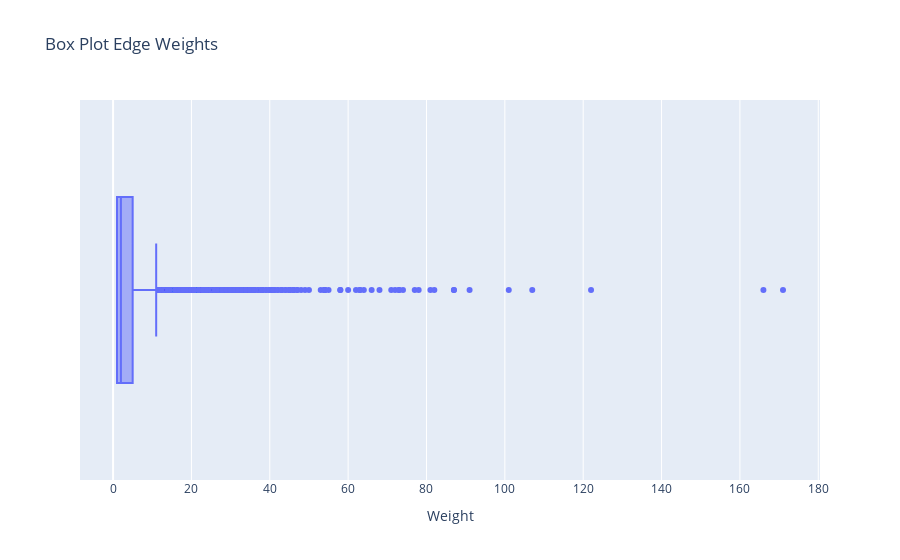

This figure's notebook cell:
### Code cell
fig = px.box(weighted_2modedfdf, x="Weight", hover_data=weighted_2modedfdf.columns,
                  title="Box Plot Edge Weights")
fig.show()

### Figure 1 — Plotly figure (JSON) as saved in the notebook; plotly's stock layout.template omitted (floating-point values rounded to 4 significant figures; data arrays with more than 128 entries replaced by an {"elided": "..."} marker saying what was removed)
{"data": [{"alignmentgroup": "True", "customdata": {"elided": "7089x2 str values"}, "hovertemplate": "Weight=%{x}<br>User=%{customdata[0]}<br>Topic=%{customdata[1]}<extra></extra>", "legendgroup": "", "marker": {"color": "#636efa"}, "name": "", "notched": false, "offsetgroup": "", "orientation": "h", "showlegend": false, "type": "box", "x": {"elided": "7089 int values"}, "x0": " ", "xaxis": "x", "y0": " ", "yaxis": "y"}], "layout": {"boxmode": "group", "legend": {"tracegroupgap": 0}, "title": {"text": "Box Plot Edge Weights"}, "xaxis": {"anchor": "y", "domain": [0, 1], "title": {"text": "Weight"}}, "yaxis": {"anchor": "x", "domain": [0, 1]}}}
